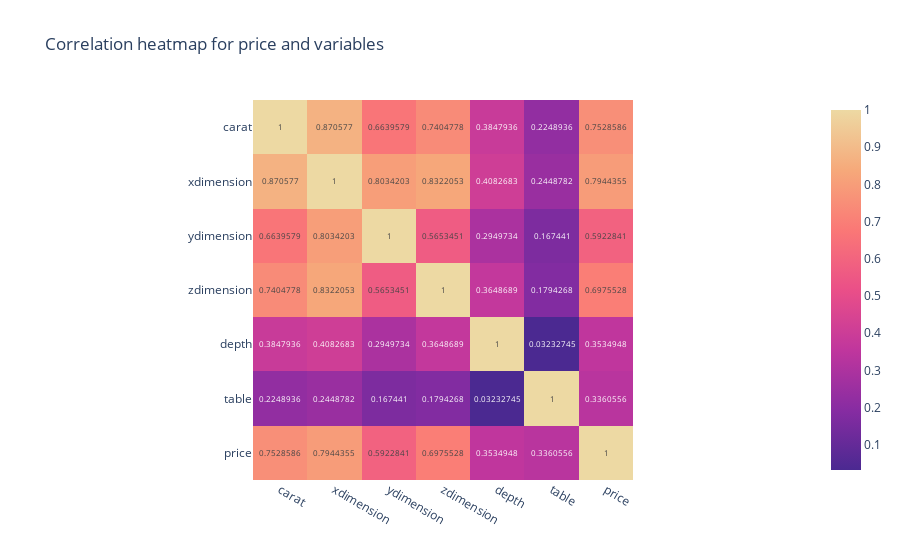

Here is the notebook cell this chart was saved with:
### Code cell
px.imshow(normalized_df[['carat', 'xdimension', 'ydimension', 'zdimension', 'depth', 'table', 'price']].corr(), color_continuous_scale='Agsunset', title="Correlation heatmap for price and variables",text_auto=True)

### Figure 1 — Plotly figure (JSON) as saved in the notebook; plotly's stock layout.template omitted (floating-point values rounded to 4 significant figures)
{"data": [{"coloraxis": "coloraxis", "hovertemplate": "x: %{x}<br>y: %{y}<br>color: %{z}<extra></extra>", "name": "0", "texttemplate": "%{z}", "type": "heatmap", "x": ["carat", "xdimension", "ydimension", "zdimension", "depth", "table", "price"], "xaxis": "x", "y": ["carat", "xdimension", "ydimension", "zdimension", "depth", "table", "price"], "yaxis": "y", "z": [[1, 0.8706, 0.664, 0.7405, 0.3848, 0.2249, 0.7529], [0.8706, 1, 0.8034, 0.8322, 0.4083, 0.2449, 0.7944], [0.664, 0.8034, 1, 0.5653, 0.295, 0.1674, 0.5923], [0.7405, 0.8322, 0.5653, 1, 0.3649, 0.1794, 0.6976], [0.3848, 0.4083, 0.295, 0.3649, 1, 0.03233, 0.3535], [0.2249, 0.2449, 0.1674, 0.1794, 0.03233, 1, 0.3361], [0.7529, 0.7944, 0.5923, 0.6976, 0.3535, 0.3361, 1]]}], "layout": {"coloraxis": {"colorscale": [[0, "rgb(75, 41, 145)"], [0.1667, "rgb(135, 44, 162)"], [0.3333, "rgb(192, 54, 157)"], [0.5, "rgb(234, 79, 136)"], [0.6667, "rgb(250, 120, 118)"], [0.8333, "rgb(246, 169, 122)"], [1, "rgb(237, 217, 163)"]]}, "title": {"text": "Correlation heatmap for price and variables"}, "xaxis": {"anchor": "y", "constrain": "domain", "domain": [0, 1], "scaleanchor": "y"}, "yaxis": {"anchor": "x", "autorange": "reversed", "constrain": "domain", "domain": [0, 1]}}}
